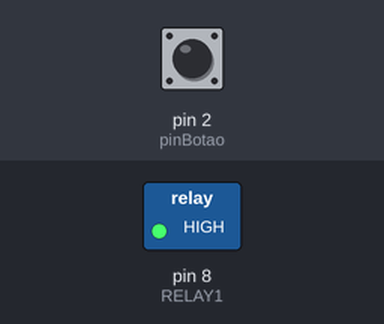
Simulated run of this sketch. Board: Arduino Uno, built with avr-gcc and run on an emulated ATmega328P. Shown: switched loads named in the sketch (green lamp = pin HIGH). The inputs (shaded band) are chosen by the test bench; at power-on: pin 2 (pinBotao) LOW.

Above: at 1.2 s.
1.3 s: pin 2 (pinBotao) pulled HIGH for 0.15 s
At 1.37 s:
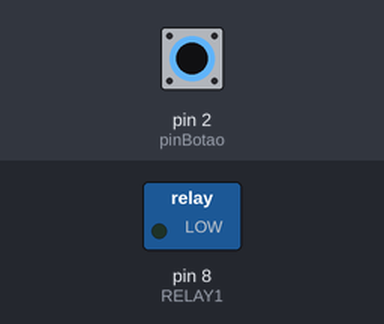
2.9 s: pin 2 (pinBotao) pulled HIGH for 3.2 s
At 3.4 s:
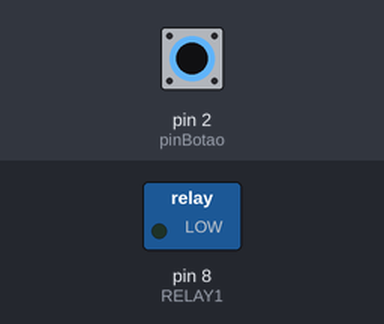
Timing chart, 0 to 5.9 s (numbered marks = the images above; inputs shaded):
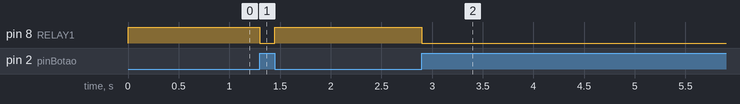

The sketch:

TESTE_MOTOR_BOTAO.ino
```cpp
#include <Wire.h>
#include <LiquidCrystal_I2C.h>
// Inicializa o display no endereco 0x3F
LiquidCrystal_I2C lcd(0x3F,2,1,0,4,5,6,7,3, POSITIVE);


#define pinBotao 2 //chave SW1

#define RELAY1  8  // motor 3

int leitura1 = 1; //Armazena o valor lido dos botoes

//Armazena o estado do rele - 0 (LOW) ou 1 (HIGH)
int estadorele1 = 0;

void setup() {
  // put your setup code here, to run once:

pinMode(pinBotao, INPUT);
pinMode(RELAY1, OUTPUT);

digitalWrite(RELAY1, HIGH);
}
void loop() {
  leitura1 = digitalRead(pinBotao);

  if (leitura1 != 0){
        while (digitalRead(pinBotao) != 1){
        digitalWrite(RELAY1, HIGH);
    }
    //Inverte o estado da porta
    estadorele1 = !estadorele1;
    digitalWrite(RELAY1, LOW);
    //Comandos para o rele 1

}


}
```

Measured:
- after the input at 1.3 s, pin 8 (RELAY1): HIGH → LOW at once, → HIGH 0.15 s later
- after the input at 2.9 s, pin 8 (RELAY1): HIGH → LOW at once
